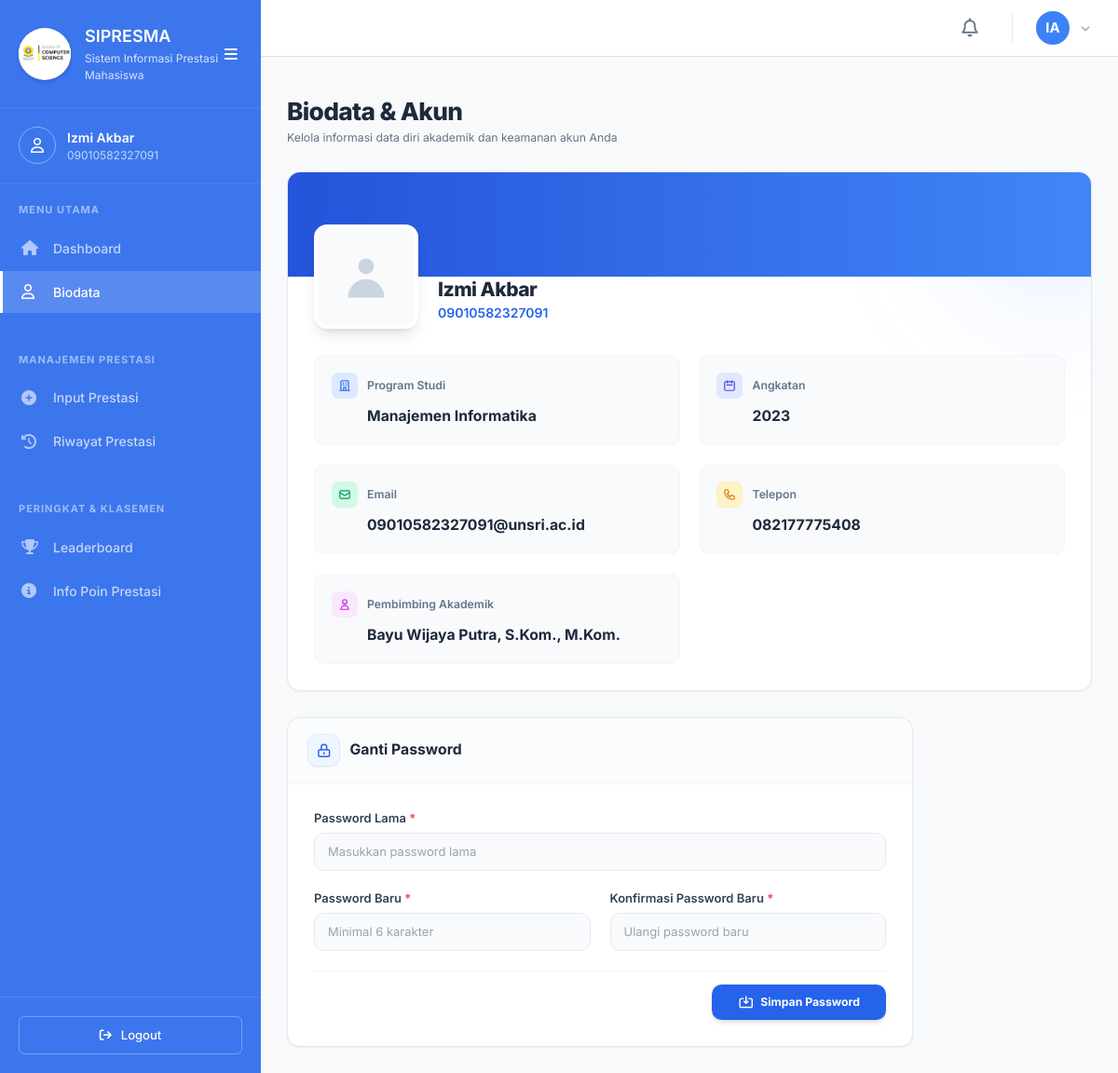
The page /mahasiswa/Biodata.php (signed in) on the database its author committed.
### tables this page shows
CREATE TABLE IF NOT EXISTS `mahasiswa` (
  `id` int NOT NULL AUTO_INCREMENT,
  `user_id` int DEFAULT NULL,
  `nim` varchar(20) NOT NULL,
  `nama` varchar(100) NOT NULL,
  `prodi` varchar(100) DEFAULT NULL,
  `kelas` varchar(50) DEFAULT NULL,
  `pembimbing_akademik` varchar(100) DEFAULT NULL,
  `angkatan` varchar(10) NOT NULL,
  `email` varchar(100) DEFAULT NULL,
  `telp` varchar(20) DEFAULT NULL,
  `ipk` decimal(3,2) DEFAULT '0.00',
  `total_poin` int DEFAULT '0',
  `status_akun` varchar(20) DEFAULT 'aktif',
  `created_at` datetime DEFAULT CURRENT_TIMESTAMP,
  PRIMARY KEY (`id`),
  UNIQUE KEY `nim` (`nim`),
  KEY `user_id` (`user_id`),
  CONSTRAINT `mahasiswa_ibfk_1` FOREIGN KEY (`user_id`) REFERENCES `users` (`id`) ON DELETE CASCADE
);

### mahasiswa/Biodata.php (the view, shortened to what this page needs)
<?php
require_once '../koneksi.php';
include 'LayoutHeader.php';
?>
<div class="p-6 lg:p-8 w-full">
    <div class="mb-8">
        <h2 class="text-3xl font-extrabold text-slate-800 tracking-tight">Biodata & Akun</h2>
        <p class="text-slate-500 mt-1 text-sm">Kelola informasi data diri akademik dan keamanan akun Anda</p>
    </div>
    <div class="bg-white rounded-2xl shadow-sm border border-slate-200 overflow-hidden relative">
        <div class="absolute top-0 right-0 w-64 h-64 bg-campus-500/10 rounded-full filter blur-3xl -mr-20 -mt-20"></div>
        <div class="bg-gradient-to-r from-campus-700 to-campus-500 h-32 relative z-10 overflow-hidden">
            <div class="absolute inset-0 bg-white/10 pattern-grid opacity-30"></div>
        </div>
        <div class="px-8 pb-8 relative z-20">
            <div class="flex items-end -mt-16 mb-8">
                <div class="w-32 h-32 bg-slate-50 rounded-2xl border-4 border-white shadow-lg flex items-center justify-center relative overflow-hidden group">
                    <svg class="w-16 h-16 text-slate-300" fill="currentColor" viewBox="0 0 20 20">
                        <path fill-rule="evenodd" d="M10 9a3 3 0 100-6 3 3 0 000 6zm-7 9a7 7 0 1114 0H3z" clip-rule="evenodd"/>
                    </svg>
                </div>
                <div class="ml-6 mb-2">
                    <h3 class="text-2xl font-extrabold text-slate-800 tracking-tight"><?= htmlspecialchars($biodata['nama'] ?? '') ?></h3>
                    <p class="text-campus-600 font-semibold"><?= htmlspecialchars($biodata['nim'] ?? '') ?></p>
                </div>
            </div>
            <div class="grid grid-cols-1 md:grid-cols-2 gap-6">
                <div class="bg-slate-50 border border-slate-100 rounded-xl p-5 hover:border-campus-200 transition-colors">
                    <div class="flex items-center gap-3 mb-2">
                        <div class="w-8 h-8 rounded-lg bg-campus-100 text-campus-600 flex items-center justify-center">
                            <svg class="w-4 h-4" fill="none" stroke="currentColor" viewBox="0 0 24 24"><path stroke-linecap="round" stroke-linejoin="round" stroke-width="2" d="M19 21V5a2 2 0 00-2-2H7a2 2 0 00-2 2v16m14 0h2m-2 0h-5m-9 0H3m2 0h5M9 7h1m-1 4h1m4-4h1m-1 4h1m-5 10v-5a1 1 0 011-1h2a1 1 0 011 1v5m-4 0h4"/></svg>
                        </div>
                        <p class="text-sm font-semibold text-slate-500">Program Studi</p>
                    </div>
                    <p class="text-lg font-bold text-slate-800 ml-11"><?= htmlspecialchars($biodata['prodi'] ?? '-') ?></p>
                </div>
                <div class="bg-slate-50 border border-slate-100 rounded-xl p-5 hover:border-campus-200 transition-colors">
                    <div class="flex items-center gap-3 mb-2">
                        <div class="w-8 h-8 rounded-lg bg-indigo-100 text-indigo-600 flex items-center justify-center">
                            <svg class="w-4 h-4" fill="none" stroke="currentColor" viewBox="0 0 24 24"><path stroke-linecap="round" stroke-linejoin="round" stroke-width="2" d="M8 7V3m8 4V3m-9 8h10M5 21h14a2 2 0 002-2V7a2 2 0 00-2-2H5a2 2 0 00-2 2v12a2 2 0 002 2z"/></svg>
                        </div>
                        <p class="text-sm font-semibold text-slate-500">Angkatan</p>
                    </div>
                    <p class="text-lg font-bold text-slate-800 ml-11"><?= htmlspecialchars($biodata['angkatan'] ?? '-') ?></p>
                </div>
                <div class="bg-slate-50 border border-slate-100 rounded-xl p-5 hover:border-campus-200 transition-colors">
                    <div class="flex items-center gap-3 mb-2">
                        <div class="w-8 h-8 rounded-lg bg-emerald-100 text-emerald-600 flex items-center justify-center">
                            <svg class="w-4 h-4" fill="none" stroke="currentColor" viewBox="0 0 24 24"><path stroke-linecap="round" stroke-linejoin="round" stroke-width="2" d="M3 8l7.89 5.26a2 2 0 002.22 0L21 8M5 19h14a2 2 0 002-2V7a2 2 0 00-2-2H5a2 2 0 00-2 2v10a2 2 0 002 2z"/></svg>
                        </div>
                        <p class="text-sm font-semibold text-slate-500">Email</p>
                    </div>
                    <p class="text-lg font-bold text-slate-800 ml-11"><?= htmlspecialchars($biodata['email'] ?? '-') ?></p>
                </div>
                <div class="bg-slate-50 border border-slate-100 rounded-xl p-5 hover:border-campus-200 transition-colors">
                    <div class="flex items-center gap-3 mb-2">
                        <div class="w-8 h-8 rounded-lg bg-amber-100 text-amber-600 flex items-center justify-center">
                        </div>
                        <p class="text-sm font-semibold text-slate-500">Telepon</p>
                    </div>
                    <p class="text-lg font-bold text-slate-800 ml-11"><?= htmlspecialchars($biodata['telp'] ?? '-') ?></p>
                </div>
                <div class="bg-slate-50 border border-slate-100 rounded-xl p-5 hover:border-campus-200 transition-colors md:col-span-2 lg:col-span-1">
                    <div class="flex items-center gap-3 mb-2">
                        <div class="w-8 h-8 rounded-lg bg-fuchsia-100 text-fuchsia-600 flex items-center justify-center">
                            <svg class="w-4 h-4" fill="none" stroke="currentColor" viewBox="0 0 24 24"><path stroke-linecap="round" stroke-linejoin="round" stroke-width="2" d="M16 7a4 4 0 11-8 0 4 4 0 018 0zM12 14a7 7 0 00-7 7h14a7 7 0 00-7-7z"/></svg>
                        </div>
                        <p class="text-sm font-semibold text-slate-500">Pembimbing Akademik</p>
                    </div>
                    <p class="text-lg font-bold text-slate-800 ml-11"><?= htmlspecialchars($biodata['pembimbing_akademik'] ?? '-') ?></p>
                </div>
            </div>
        </div>
    </div>
    <div class="mt-8 bg-white rounded-2xl shadow-sm border border-slate-200 overflow-hidden max-w-3xl">
        <div class="px-6 py-5 border-b border-slate-100 bg-slate-50/50 flex items-center gap-3">
            <div class="w-10 h-10 rounded-xl bg-campus-50 text-campus-600 flex items-center justify-center shadow-sm border border-campus-100">
                <svg class="w-5 h-5" fill="none" stroke="currentColor" viewBox="0 0 24 24"><path stroke-linecap="round" stroke-linejoin="round" stroke-width="2" d="M12 15v2m-6 4h12a2 2 0 002-2v-6a2 2 0 00-2-2H6a2 2 0 00-2 2v6a2 2 0 002 2zm10-10V7a4 4 0 00-8 0v4h8z"/></svg>
            </div>
            <h3 class="text-lg font-bold text-slate-800">Ganti Password</h3>
        </div>
        <div class="p-6 md:p-8">
            <form method="POST" action="Biodata.php" class="space-y-6">
                <div>
                    <label class="block text-slate-700 text-sm font-bold mb-2">Password Lama <span class="text-rose-500">*</span></label>
                    <input type="password" name="old_password" class="w-full px-4 py-3 bg-slate-50 border border-slate-200 rounded-xl focus:ring-2 focus:ring-campus-500 focus:border-transparent outline-none transition-all text-sm" placeholder="Masukkan password lama" required>
                </div>
                <div class="grid grid-cols-1 md:grid-cols-2 gap-6">
                    <div>
                        <label class="block text-slate-700 text-sm font-bold mb-2">Password Baru <span class="text-rose-500">*</span></label>
                        <input type="password" name="new_password" class="w-full px-4 py-3 bg-slate-50 border border-slate-200 rounded-xl focus:ring-2 focus:ring-campus-500 focus:border-transparent outline-none transition-all text-sm" placeholder="Minimal 6 karakter" minlength="6" required>
                    </div>
                    <div>
                        <label class="block text-slate-700 text-sm font-bold mb-2">Konfirmasi Password Baru <span class="text-rose-500">*</span></label>
                        <input type="password" name="confirm_password" class="w-full px-4 py-3 bg-slate-50 border border-slate-200 rounded-xl focus:ring-2 focus:ring-campus-500 focus:border-transparent outline-none transition-all text-sm" placeholder="Ulangi password baru" minlength="6" required>
                    </div>
                </div>
                <div class="pt-4 border-t border-slate-100 flex justify-end">
                    <button type="submit" name="update_password" class="bg-campus-600 text-white font-bold py-3 px-8 rounded-xl hover:bg-campus-700 transition-colors focus:ring-4 focus:ring-campus-500/30 shadow-md flex items-center gap-2 text-sm">
                        <svg class="w-5 h-5" fill="none" stroke="currentColor" viewBox="0 0 24 24"><path stroke-linecap="round" stroke-linejoin="round" stroke-width="2" d="M8 7H5a2 2 0 00-2 2v9a2 2 0 002 2h14a2 2 0 002-2V9a2 2 0 00-2-2h-3m-1 4l-3 3m0 0l-3-3m3 3V4"/></svg>
                        Simpan Password
                    </button>
                </div>
            </form>
        </div>
    </div>
</div>
<?php include 'LayoutFooter.php'; ?>

### mahasiswa/LayoutHeader.php (shortened to what this page needs)
<?php
require_once '../koneksi.php';
$mahasiswa_id = $_SESSION['mahasiswa_id'];
$biodata_query = "SELECT * FROM mahasiswa WHERE id = '$mahasiswa_id'";
$biodata_result = mysqli_query($conn, $biodata_query);
$biodata = mysqli_fetch_assoc($biodata_result);
?>
<!DOCTYPE html>
<html lang="id">
<head>
    <script src="https://cdn.tailwindcss.com"></script>
    <link rel="stylesheet" href="https://cdnjs.cloudflare.com/ajax/libs/font-awesome/6.4.0/css/all.min.css">
    <link rel="stylesheet" href="../administrator/Assets/Css/Style.css?v=<?= time() ?>">
    <link rel="stylesheet" href="assets/css/Style.css?v=<?= time() ?>">
</head>
<body class="dashboard-body new-dashboard">
    <?php include 'LayoutSidebar.php'; ?>
    <main class="main-content-new" id="mainContent">
        <header class="topbar-new" style="display: flex; justify-content: space-between; align-items: center; padding: 15px 30px; background-color: #ffffff; border-bottom: 1px solid #e0e0e0; min-height: 60px;">
            <div class="topbar-right" style="display: flex; align-items: center; gap: 20px; margin-left: auto;">
                <div class="notification-btn" id="notifBtn" style="position: relative; cursor: pointer; color: #64748b; font-size: 20px;">
                    <i class="fa-regular fa-bell"></i>
                </div>
                <div class="user-profile-top" style="display: flex; align-items: center; gap: 10px; cursor: pointer; position: relative;" id="profileBtn">
                    <?php
                        $words = explode(' ', trim($biodata['nama']));
                        $initials = strtoupper(substr($words[0], 0, 1) . (isset($words[1]) ? substr($words[1], 0, 1) : ''));
                    ?>
                    <div class="avatar" style="background-color: #3b82f6; color: white; width: 36px; height: 36px; border-radius: 50%; display: flex; align-items: center; justify-content: center; font-weight: 700; font-size: 15px;"><?= $initials ?></div>
                    <i class="fa-solid fa-chevron-down" style="color: #94a3b8; font-size: 10px; margin-left: 2px;"></i>
                </div>
            </div>
        </header>
        <div style="padding: 15px 30px 0 30px;">
        </div>

### administrator/Assets/Css/Style.css (style rules this page uses)
:root { --primary-color: #3c76ed; --primary-hover: #2a5cc5; --bg-color: #f4f7f6; --text-main: #333333; --text-muted: #6c757d; --white: #ffffff; --border-color: #e0e0e0; --shadow-sm: 0 4px 6px rgba(0, 0, 0, 0.05); --shadow-md: 0 10px 30px rgba(0, 0, 0, 0.1); --radius-lg: 12px; --radius-md: 8px; --sidebar-width: 260px; }
* { margin: 0; padding: 0; box-sizing: border-box; font-family: "Inter", sans-serif; }
html, body { background-color: var(--bg-color); color: var(--text-main); overflow-x: hidden !important; max-width: 100%; -ms-overflow-style: none; scrollbar-width: none; }
* { -ms-overflow-style: none; scrollbar-width: none; }
.new-dashboard { display: flex; height: 100vh; overflow: hidden; background-color: #f8f9fa; }
.main-content-new { flex: 1; min-width: 0; display: flex; flex-direction: column; overflow-y: auto; overflow-x: hidden !important; }
.topbar-new { padding: 15px 30px; background-color: #ffffff; border-bottom: 1px solid #e0e0e0; display: flex; align-items: center; }
.notification-btn { position: relative; color: #64748b; font-size: 20px; cursor: pointer; width: 40px; height: 40px; display: flex; align-items: center; justify-content: center; border-radius: 50%; transition: background 0.2s; }
.user-profile-top { display: flex; align-items: center; gap: 10px; cursor: pointer; position: relative; }
.user-profile-top .avatar { width: 36px; height: 36px; background: #2563eb; color: white; border-radius: 50%; display: flex; align-items: center; justify-content: center; font-weight: 600; font-size: 16px; }
:root { --primary-color: #2563eb !important; --primary-hover: #1d4ed8 !important; --text-main: #0f172a !important; --text-muted: #64748b !important; --border-color: #e2e8f0 !important; --shadow-sm: 0 1px 3px rgba(0, 0, 0, 0.05) !important; --shadow-md: 0 4px 6px -1px rgba(0, 0, 0, 0.1) !important; --shadow-lg: 0 10px 15px -3px rgba(0, 0, 0, 0.1) !important; --radius-md: 8px !important; --radius-lg: 12px !important; }
body, html { font-family: "Inter", sans-serif !important; color: var(--text-main) !important; font-size: 14px !important; }
body, html, button, input, textarea, select, table, th, td, p, span, div, a, label, .detail-label, .form-group label { font-family: "Inter", sans-serif !important; }
label, .form-group label, .modern-label, .detail-label { font-size: 13px !important; font-weight: 600 !important; }
input, textarea, select, .form-control, .custom-input, .custom-select { font-size: 13px !important; }

### mahasiswa/assets/css/Style.css (style rules this page uses)
body { font-family: 'Outfit', sans-serif; background-color: #f8fafc; }

### rows shown on the page
mahasiswa: nama "IA", nama "Izmi Akbar", nim "09010582327091", prodi "Manajemen Informatika", angkatan "2023", email "09010582327091@unsri.ac.id", telp "082177775408", pembimbing_akademik "Bayu Wijaya Putra, S.Kom., M.Kom."

### other values the page prints
$_SESSION['nama'] "Izmi Akbar"
$_SESSION['nim'] "09010582327091"
